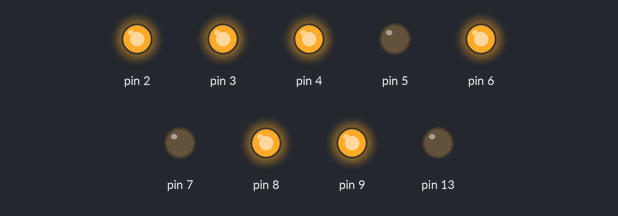
Bench run of a sketch on a simulated Arduino Uno, built with avr-gcc and run on an emulated ATmega328P. Shown: output pins drawn as LEDs (lit = HIGH).

Above: at 0.5 s.
At 2.5 s:
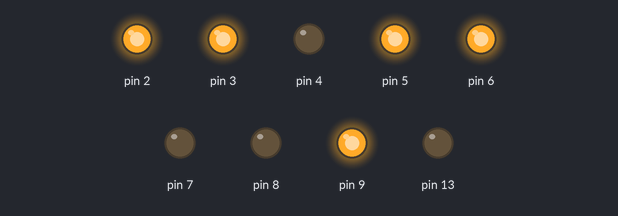
At 3.5 s:
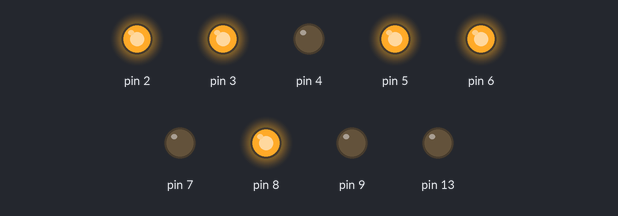
At 5.5 s:
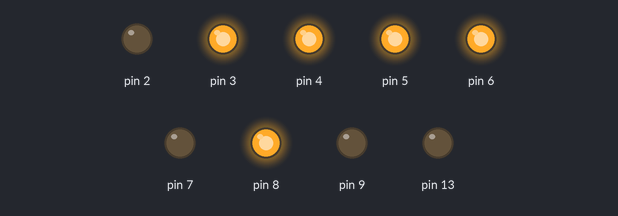
At 8.5 s:
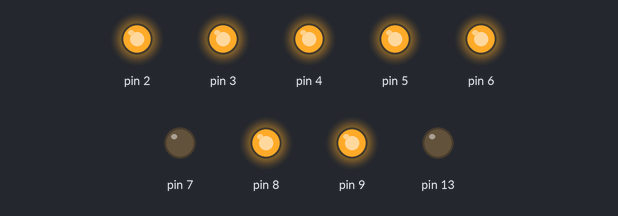
At 11.5 s:
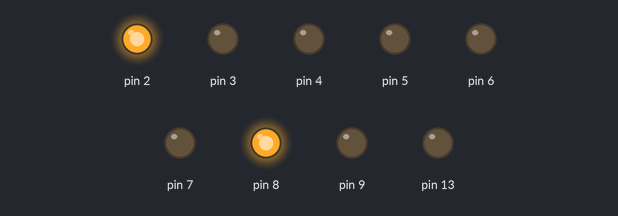
Timing chart, 0 to 13.0 s (numbered marks = the images above):
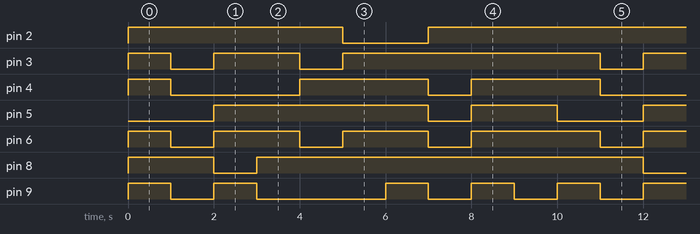

Measured:
- by itself, pin 2: repeats every 10.0 s: LOW 2.0 s, HIGH 8.0 s
- by itself, pin 3: repeats every 10.0 s: LOW 1.0 s, HIGH 2.0 s, LOW 1.0 s, HIGH 6.0 s
- by itself, pin 4: repeats every 10.0 s: LOW 3.0 s, HIGH 3.0 s, LOW 1.0 s, HIGH 3.0 s
- by itself, pin 5: repeats every 10.0 s: LOW 1.0 s, HIGH 2.0 s, LOW 2.0 s, HIGH 5.0 s
- by itself, pin 6: repeats every 10.0 s: 2 × (LOW 1.0 s, HIGH 2.0 s), LOW 1.0 s, HIGH 3.0 s
- by itself, pin 8: repeats every 10.0 s: LOW 1.0 s, HIGH 9.0 s
- by itself, pin 9: repeats every 10.0 s: LOW 1.0 s, HIGH 1.0 s, LOW 3.0 s, 2 × (HIGH 1.0 s, LOW 1.0 s), HIGH 1.0 s

The sketch:

sketch_sep06a.ino
```cpp
void setup() {
  pinMode(13, OUTPUT);
  pinMode(2, OUTPUT);
  pinMode(3, OUTPUT);
  pinMode(4, OUTPUT);
  pinMode(5, OUTPUT);
  pinMode(6, OUTPUT);
  pinMode(7, OUTPUT);
  pinMode(8, OUTPUT);
  pinMode(9, OUTPUT);
}

void loop() {
  zero();
  delay(1000);
  um();
  delay(1000);
  dois();
  delay(1000);
  tres();
  delay(1000);
  quatro();
  delay(1000);
  cinco();
  delay(1000);
  seis();
  delay(1000);
  sete();
  delay(1000);
  oito();
  delay(1000);
  nove();
  delay(1000);
}

void zero(){
  digitalWrite(2, HIGH);  //b
  digitalWrite(3, HIGH); //a
  digitalWrite(4, HIGH);  //f
  digitalWrite(5, LOW); //g
  digitalWrite(6, HIGH);
  digitalWrite(7, LOW); //pt
  digitalWrite(8, HIGH);
  digitalWrite(9, HIGH);
}

void um(){
  digitalWrite(2, HIGH);  //b
  digitalWrite(3, LOW); //a
  digitalWrite(4, LOW);  //f
  digitalWrite(5, LOW); //g
  digitalWrite(6, LOW);
  digitalWrite(7,LOW); //ponto
  digitalWrite(8, HIGH); //c
  digitalWrite(9, LOW); //e
}

void dois(){
  digitalWrite(2, HIGH);  //b
  digitalWrite(3, HIGH); //a
  digitalWrite(4, LOW);  //f
  digitalWrite(5, HIGH); //g
  digitalWrite(6, HIGH); //d
  digitalWrite(7,LOW); //ponto
  digitalWrite(8, LOW); //c
  digitalWrite(9, HIGH); //e
}

void tres(){
  digitalWrite(2, HIGH);  //b
  digitalWrite(3, HIGH); //a
  digitalWrite(4, LOW);  //f
  digitalWrite(5, HIGH); //g
  digitalWrite(6, HIGH); //d
  digitalWrite(7,LOW); //ponto
  digitalWrite(8, HIGH); //c
  digitalWrite(9, LOW); //e
}

void quatro(){
  digitalWrite(2, HIGH);  //b
  digitalWrite(3, LOW); //a
  digitalWrite(4, HIGH);  //f
  digitalWrite(5, HIGH); //g
  digitalWrite(6, LOW); //d
  digitalWrite(7,LOW); //ponto
  digitalWrite(8, HIGH); //c
  digitalWrite(9, LOW); //e
}

void cinco(){
  digitalWrite(2, LOW);  //b
  digitalWrite(3, HIGH); //a
  digitalWrite(4, HIGH);  //f
  digitalWrite(5, HIGH); //g
  digitalWrite(6, HIGH); //d
  digitalWrite(7,LOW); //ponto
  digitalWrite(8, HIGH); //c
  digitalWrite(9, LOW); //e
}

void seis(){
  digitalWrite(2, LOW);  //b
  digitalWrite(3, HIGH); //a
  digitalWrite(4, HIGH);  //f
  digitalWrite(5, HIGH); //g
  digitalWrite(6, HIGH); //d
  digitalWrite(7,LOW); //ponto
  digitalWrite(8, HIGH); //c
  digitalWrite(9, HIGH); //e
}

void sete(){
  digitalWrite(2, HIGH);  //b
  digitalWrite(3, HIGH); //a
  digitalWrite(4, LOW);  //f
  digitalWrite(5, LOW); //g
  digitalWrite(6, LOW);
  digitalWrite(7,LOW); //ponto
  digitalWrite(8, HIGH); //c
  digitalWrite(9, LOW); //e
}

void oito(){
  digitalWrite(2, HIGH);  //b
  digitalWrite(3, HIGH); //a
  digitalWrite(4, HIGH);  //f
  digitalWrite(5, HIGH); //g
  digitalWrite(6, HIGH); //d
  digitalWrite(7,LOW); //ponto
  digitalWrite(8, HIGH); //c
  digitalWrite(9, HIGH); //e
}

void nove(){
  digitalWrite(2, HIGH);  //b
  digitalWrite(3, HIGH); //a
  digitalWrite(4, HIGH);  //f
  digitalWrite(5, HIGH); //g
  digitalWrite(6, HIGH); //d
  digitalWrite(7,LOW); //ponto
  digitalWrite(8, HIGH); //c
  digitalWrite(9, LOW); //e
}
```
